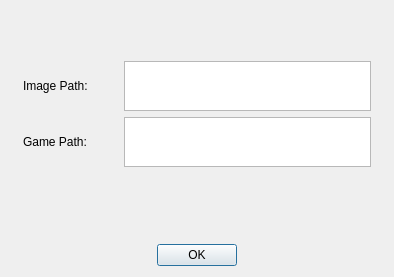
<?xml version="1.0" encoding="UTF-8"?>
<ui version="4.0">
 <class>ARComponentDialog</class>
 <widget class="QDialog" name="ARComponentDialog">
  <property name="geometry">
   <rect>
    <x>0</x>
    <y>0</y>
    <width>394</width>
    <height>277</height>
   </rect>
  </property>
  <property name="windowTitle">
   <string>ARComponentDialog</string>
  </property>
  <layout class="QGridLayout" name="gridLayout">
   <item row="0" column="0">
    <layout class="QVBoxLayout" name="verticalLayout">
     <property name="leftMargin">
      <number>12</number>
     </property>
     <property name="topMargin">
      <number>50</number>
     </property>
     <property name="rightMargin">
      <number>12</number>
     </property>
     <property name="bottomMargin">
      <number>50</number>
     </property>
     <item>
      <layout class="QHBoxLayout" name="ImageLayout">
       <item>
        <widget class="QLabel" name="ImageLabel">
         <property name="text">
          <string>Image Path:</string>
         </property>
        </widget>
       </item>
       <item>
        <spacer name="ImageSpacer">
         <property name="orientation">
          <enum>Qt::Horizontal</enum>
         </property>
         <property name="sizeHint" stdset="0">
          <size>
           <width>40</width>
           <height>20</height>
          </size>
         </property>
        </spacer>
       </item>
       <item>
        <widget class="QPlainTextEdit" name="ImageText">
         <property name="maximumSize">
          <size>
           <width>16777215</width>
           <height>50</height>
          </size>
         </property>
        </widget>
       </item>
      </layout>
     </item>
     <item>
      <layout class="QHBoxLayout" name="GameLayout">
       <item>
        <widget class="QLabel" name="GameLabel">
         <property name="text">
          <string>Game Path:</string>
         </property>
        </widget>
       </item>
       <item>
        <spacer name="GameSpacer">
         <property name="orientation">
          <enum>Qt::Horizontal</enum>
         </property>
         <property name="sizeHint" stdset="0">
          <size>
           <width>40</width>
           <height>20</height>
          </size>
         </property>
        </spacer>
       </item>
       <item>
        <widget class="QPlainTextEdit" name="GameText">
         <property name="maximumSize">
          <size>
           <width>16777215</width>
           <height>50</height>
          </size>
         </property>
        </widget>
       </item>
      </layout>
     </item>
    </layout>
   </item>
   <item row="2" column="0">
    <widget class="QDialogButtonBox" name="CreateARComponent">
     <property name="standardButtons">
      <set>QDialogButtonBox::Ok</set>
     </property>
     <property name="centerButtons">
      <bool>true</bool>
     </property>
    </widget>
   </item>
   <item row="1" column="0">
    <widget class="QLabel" name="ErrorLabel">
     <property name="enabled">
      <bool>true</bool>
     </property>
     <property name="text">
      <string/>
     </property>
    </widget>
   </item>
  </layout>
 </widget>
 <layoutdefault spacing="6" margin="11"/>
 <resources/>
 <connections>
  <connection>
   <sender>CreateARComponent</sender>
   <signal>accepted()</signal>
   <receiver>ARComponentDialog</receiver>
   <slot>accept()</slot>
   <hints>
    <hint type="sourcelabel">
     <x>234</x>
     <y>257</y>
    </hint>
    <hint type="destinationlabel">
     <x>234</x>
     <y>138</y>
    </hint>
   </hints>
  </connection>
 </connections>
</ui>
